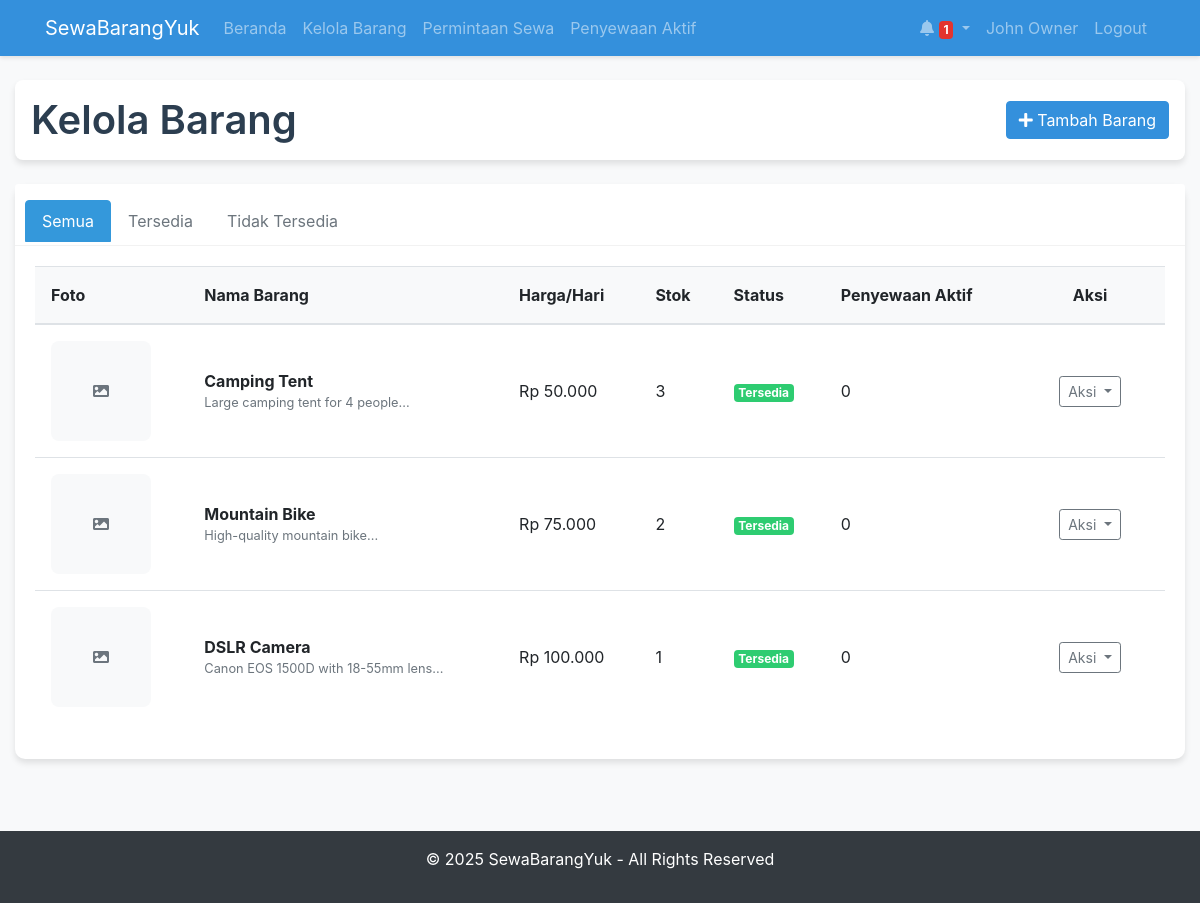
The app's page /owner/manage_items.php (signed in) with its own data.
### tables this page shows
CREATE TABLE `items` (
  `item_id` int(11) NOT NULL,
  `owner_id` int(11) NOT NULL,
  `name` varchar(100) NOT NULL,
  `description` text DEFAULT NULL,
  `price_per_day` decimal(10,2) NOT NULL,
  `stock` int(11) NOT NULL DEFAULT 1,
  `image` text DEFAULT NULL,
  `is_available` tinyint(1) DEFAULT 1,
  `created_at` timestamp NOT NULL DEFAULT current_timestamp(),
  `updated_at` timestamp NOT NULL DEFAULT current_timestamp() ON UPDATE current_timestamp()
);

### config/db.php (called while the page is built, shortened)
<?php
$host = 'localhost';
$db = 'rental_system';
$user = 'root';
$pass = '';
$charset = 'utf8mb4';
$dsn = "mysql:host=$host;dbname=$db;charset=$charset";
$options = [
    PDO::ATTR_ERRMODE            => PDO::ERRMODE_EXCEPTION,
    PDO::ATTR_DEFAULT_FETCH_MODE => PDO::FETCH_ASSOC,
    PDO::ATTR_EMULATE_PREPARES   => false,
];
try {
    $pdo = new PDO($dsn, $user, $pass, $options);
} catch (PDOException $e) {
    throw new PDOException($e->getMessage(), (int)$e->getCode());
}
function executeQuery($sql, $params = []) {
    global $pdo;
    $stmt = $pdo->prepare($sql);
    $stmt->execute($params);
    return $stmt;
}
function fetchAll($sql, $params = []) {
    $stmt = executeQuery($sql, $params);
    return $stmt->fetchAll();
}
?>

### includes/functions.php (called while the page is built, shortened)
<?php
function formatPrice($price) {
    return 'Rp ' . number_format($price, 0, ',', '.');
}
?>

### owner/manage_items.php (the view, shortened to what this page needs)
<?php
require_once '../includes/header.php';
$filter = $_GET['filter'] ?? 'all';
$sql = "SELECT i.*,
        (SELECT COUNT(*) FROM rentals r WHERE r.item_id = i.item_id AND r.status IN ('confirmed', 'active')) as active_rentals
        FROM items i
        WHERE i.owner_id = ?";
$params = [$_SESSION['user_id']];
$sql .= " ORDER BY i.created_at DESC";
$items = fetchAll($sql, $params);
?>
<div class="container-fluid">
    <div class="items-header">
        <h1>Kelola Barang</h1>
        <a href="add_item.php" class="btn btn-primary">
            <i class="fas fa-plus"></i> Tambah Barang
        </a>
    </div>
    <div class="card">
        <div class="card-header">
            <ul class="nav nav-tabs card-header-tabs">
                <li class="nav-item">
                    <a class="nav-link <?= $filter === 'all' ? 'active' : '' ?>" href="?filter=all">Semua</a>
                </li>
                <li class="nav-item">
                    <a class="nav-link <?= $filter === 'available' ? 'active' : '' ?>" href="?filter=available">Tersedia</a>
                </li>
                <li class="nav-item">
                    <a class="nav-link <?= $filter === 'unavailable' ? 'active' : '' ?>" href="?filter=unavailable">Tidak Tersedia</a>
                </li>
            </ul>
        </div>
        <div class="card-body">
            <?php if (count($items) > 0): ?>
            <div class="table-responsive">
                <table class="table table-hover">
                    <thead>
                        <tr>
                            <th>Foto</th>
                            <th>Nama Barang</th>
                            <th>Harga/Hari</th>
                            <th>Stok</th>
                            <th>Status</th>
                            <th>Penyewaan Aktif</th>
                            <th class="action-column">Aksi</th>
                        </tr>
                    </thead>
                    <tbody>
                        <?php foreach ($items as $item): ?>
                        <tr>
                            <td>
                                <?php if ($item['image']): ?>
                                <img src="../assets/images/uploads/items/<?= $item['image'] ?>" class="item-image" alt="<?= htmlspecialchars($item['name']) ?>">
                                <?php else: ?>
                                <div class="item-placeholder">
                                    <i class="fas fa-image text-muted"></i>
                                </div>
                                <?php endif; ?>
                            </td>
                            <td>
                                <strong><?= htmlspecialchars($item['name']) ?></strong>
                                <p class="text-muted small mb-0"><?= substr(htmlspecialchars($item['description']), 0, 50) ?>...</p>
                            </td>
                            <td><?= formatPrice($item['price_per_day']) ?></td>
                            <td><?= $item['stock'] ?></td>
                            <td>
                                <span class="badge <?= $item['is_available'] && $item['stock'] > 0 ? 'badge-available' : 'badge-unavailable' ?>">
                                    <?= $item['is_available'] && $item['stock'] > 0 ? 'Tersedia' : 'Tidak Tersedia' ?>
                                </span>
                            </td>
                            <td><?= $item['active_rentals'] ?></td>
                            <td class="text-center">
                                <div class="dropdown">
                                    <button class="btn btn-sm btn-outline-secondary dropdown-toggle" type="button" id="actionDropdown<?= $item['item_id'] ?>" data-toggle="dropdown" aria-haspopup="true" aria-expanded="false">
                                        Aksi
                                    </button>
                                </div>
                            </td>
                        </tr>
                        <?php endforeach; ?>
                    </tbody>
                </table>
            </div>
            <?php endif; ?>
        </div>
    </div>
</div>
<?php require_once '../includes/footer.php'; ?>

### assets/css/style.css (style rules this page uses)
body { background-color: #f8f9fa; min-height: 100vh; display: flex; flex-direction: column; }
.card { box-shadow: 0 1px 3px rgba(0, 0, 0, 0.1); border: none; margin-bottom: 20px; }
.card-header { background-color: rgba(0, 0, 0, 0.03); border-bottom: 1px solid rgba(0, 0, 0, 0.125); }
.btn-primary { background-color: #3490dc; border-color: #3490dc; }
.text-muted { color: #6c757d !important; }
.table-responsive { display: block; width: 100%; overflow-x: auto; -webkit-overflow-scrolling: touch; }

### owner/manage_items.php (style rules this page uses)
:root { --primary: #3498db; --primary-dark: #2980b9; --success: #2ecc71; --warning: #f39c12; --danger: #e74c3c; --light-bg: #f8f9fa; }
body { background-color: var(--light-bg); }
.items-header { display: flex; justify-content: space-between; align-items: center; margin-bottom: 1.5rem; padding: 1rem; background-color: white; border-radius: 8px; box-shadow: 0 4px 6px rgba(0,0,0,0.1); }
.items-header h1 { margin: 0; color: #2c3e50; font-weight: 600; }
.card { border: none; border-radius: 10px; box-shadow: 0 4px 6px rgba(0,0,0,0.1); margin-bottom: 1.5rem; }
.card-header { background-color: white; border-bottom: 1px solid rgba(0,0,0,0.05); padding: 1rem 1.25rem; }
.nav-tabs .nav-link { color: #6c757d; transition: all 0.3s ease; }
.nav-tabs .nav-link.active { background-color: var(--primary); color: white !important; border-color: var(--primary); }
.table td, .table th { vertical-align: middle; padding: 1rem; }
.item-placeholder { width: 100px; height: 100px; background-color: var(--light-bg); display: flex; align-items: center; justify-content: center; border-radius: 8px; }
.badge-available { background-color: var(--success); color: white; }
.table thead { background-color: var(--light-bg); }
.action-column { width: 150px; text-align: center; }
.table td.text-center { vertical-align: middle; }

### records on screen
items: name "Camping Tent", description "Large camping tent for 4 people", price_per_day "Rp 50.000", stock "3", is_available "Tersedia", active_rentals "0"
items: name "Mountain Bike", description "High-quality mountain bike", price_per_day "Rp 75.000", stock "2", is_available "Tersedia", active_rentals "0"
items: name "DSLR Camera", description "Canon EOS 1500D with 18-55mm lens", price_per_day "Rp 100.000", stock "1", is_available "Tersedia", active_rentals "0"

### other values on screen
$unread_count "1"
$_SESSION['user_name'] "John Owner"
